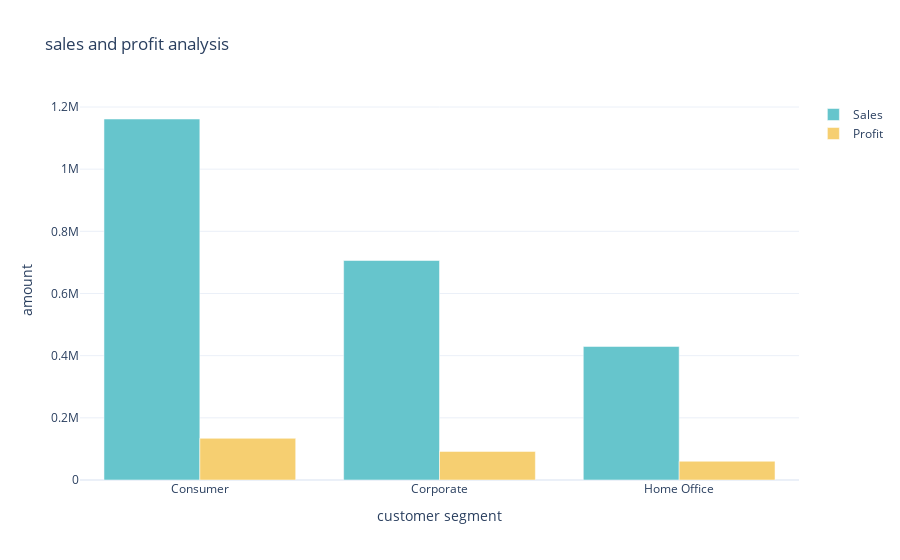

Write notebook code for a chart like this one.
### Code cell
#sns.barplot(x = "Segment" , y = "Profit" , hue = "Sales" , data = profit_sales_by_segment)
profit_sales_by_segment
color_palette = colors.qualitative.Pastel
fig = go.Figure()
fig.add_trace(go.Bar( x = profit_sales_by_segment ["Segment"],
                     y = profit_sales_by_segment ["Sales"],
                     name = "Sales",
                     marker_color = color_palette[0]))
                     
fig.add_trace(go.Bar(x= profit_sales_by_segment ["Segment"],
                     y = profit_sales_by_segment ["Profit"],
                     name = "Profit",
                    marker_color = color_palette[1]))
fig.update_layout(title ="sales and profit analysis" , xaxis_title = "customer segment" ,yaxis_title = "amount")

### Figure 1 — Plotly figure (JSON) as saved in the notebook; plotly's stock layout.template omitted (floating-point values rounded to 4 significant figures)
{"data": [{"marker": {"color": "rgb(102, 197, 204)"}, "name": "Sales", "type": "bar", "x": ["Consumer", "Corporate", "Home Office"], "y": [1161000.0, 706100.0, 429700.0]}, {"marker": {"color": "rgb(246, 207, 113)"}, "name": "Profit", "type": "bar", "x": ["Consumer", "Corporate", "Home Office"], "y": [134100.0, 91980.0, 60300.0]}], "layout": {"autosize": true, "title": {"text": "sales and profit analysis"}, "xaxis": {"autorange": true, "range": [-0.5, 2.5], "title": {"text": "customer segment"}, "type": "category"}, "yaxis": {"autorange": true, "range": [0, 1223000.0], "title": {"text": "amount"}, "type": "linear"}}}
